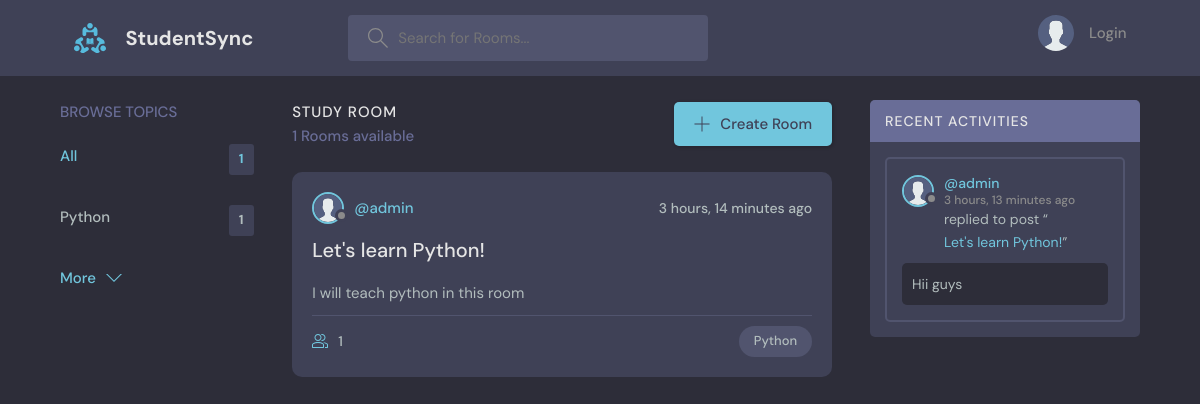
Before: / with the older database file.
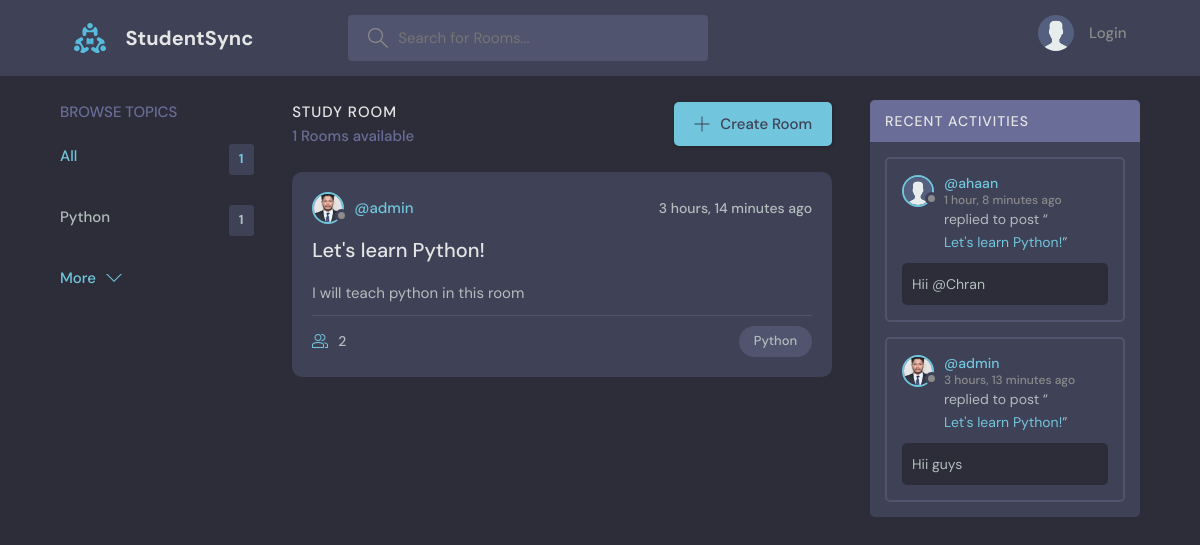
After: the same page with the newer database file.
### base/models.py (models this page shows, shortened)
class Topic(models.Model):
    name=models.CharField(max_length=200)

class Room(models.Model):
    host= models.ForeignKey(User,on_delete=models.SET_NULL,null=True)
    topic= models.ForeignKey(Topic,on_delete=models.SET_NULL,null=True)
    name=models.CharField(max_length=200)
    description=models.TextField(null=True,blank=True)
    participants=models.ManyToManyField(User,related_name='participants',blank=True)
    updated=models.DateTimeField(auto_now=True)
    created=models.DateTimeField(auto_now_add=True)
    class Meta:
        ordering=['-updated','-created']

class User(AbstractUser):
    name=models.CharField(max_length=200,null=True)
    email=models.EmailField(null=True,unique=True)
    bio=models.TextField(null=True)
    avatar=models.ImageField(null=True,default="avatar.svg")
    USERNAME_FIELD='email'
    REQUIRED_FIELDS=[]

class Message(models.Model):
    user=models.ForeignKey(User,on_delete=models.CASCADE)
    room=models.ForeignKey(Room,on_delete=models.CASCADE)
    body=models.TextField()
    updated=models.DateTimeField(auto_now=True)
    created=models.DateTimeField(auto_now_add=True)
    class Meta:
        ordering=['-updated','-created']

### base/views.py (the view)
# urls.py: path('',views.home,name="home"),
def home(request):
    q = request.GET.get('q') if request.GET.get('q') != None else ''
    rooms = Room.objects.filter(
        Q(topic__name__icontains=q) |
        Q(name__icontains=q) |
        Q(description__icontains=q)
    )
    topics = Topic.objects.all()[0:5]
    room_messages = Message.objects.filter(Q(room__name__icontains=q))
    context = {'rooms': rooms, 'topics': topics,
               'room_messages': room_messages}
    return render(request, 'base/home.html', context)

### base/templates/base/home.html (shortened to what this page needs)
{% extends 'main.html' %} {% block content %}
<main class="layout layout--3">
  <div class="container">
    <div>{% include 'base/topics_component.html' %}</div>
    <div class="roomList">
      <div class="roomList__header">
        <div>
          <h2>Study Room</h2>
          <p>{{rooms.count}} Rooms available</p>
        </div>
        <a class="btn btn--main" href="{% url 'create-room' %}">
          <svg
            version="1.1"
            xmlns="http://www.w3.org/2000/svg"
            width="32"
            height="32"
            viewBox="0 0 32 32"
          >
            <title>add</title>
            <path
              d="M16.943 0.943h-1.885v14.115h-14.115v1.885h14.115v14.115h1.885v-14.115h14.115v-1.885h-14.115v-14.115z"
            ></path>
          </svg>
          Create Room
        </a>
      </div>
      {% include 'base/feed_component.html' %}
    </div>
    {% include 'base/activity_component.html' %}
  </div>
</main>
{% endblock content %}

### base/templates/base/topics_component.html
<div class="topics">
  <div class="topics__header">
    <h2>Browse Topics</h2>
  </div>
  <ul class="topics__list">
    <li>
      <a href="{% url 'home' %}" class="active">All <span>{{topics.count}}</span></a>
    </li>
    {% for topic in topics %}
    <li>
      <a href="{% url 'home' %}?q={{topic.name}}">{{topic.name}} <span>{{topic.room_set.all.count}}</span></a>
    </li>
    {% endfor %}
  </ul>
  <a class="btn btn--link" href="{% url 'topics' %}">
    More
    <svg
      version="1.1"
      xmlns="http://www.w3.org/2000/svg"
      width="32"
      height="32"
      viewBox="0 0 32 32"
    >
      <title>chevron-down</title>
      <path d="M16 21l-13-13h-3l16 16 16-16h-3l-13 13z"></path>
    </svg>
  </a>
</div>

### base/templates/base/feed_component.html (shortened to what this page needs)
{% for room in rooms %}
<div class="roomListRoom">
  <div class="roomListRoom__header">
    <a href="{% url 'profile' room.host.id %}" class="roomListRoom__author">
      <div class="avatar avatar--small">
        <img src="{{room.host.avatar.url}}" alt="">
      </div>
      <span>@{{room.host.username}}</span>
    </a>
    <div class="roomListRoom__actions">
      <span>{{room.created|timesince}} ago</span>
    </div>
  </div>
  <div class="roomListRoom__content">
    <a href="{% url 'room' room.id %}">{{room.name}}</a>
    <p>
      {{room.description}}
    </p>
  </div>
  <div class="roomListRoom__meta">
    <a href="{% url 'room' room.id %}" class="roomListRoom__joined">
      {{room.participants.all.count}}
    </a>
    <p class="roomListRoom__topic">{{room.topic.name}}</p>
  </div>
</div>
{% endfor %}

### base/templates/base/activity_component.html (shortened to what this page needs)
<div class="activities">
  <div class="activities__header">
    <h2>Recent Activities</h2>
  </div>
  {% for message in room_messages %}
  <div class="activities__box">
    <div class="activities__boxHeader roomListRoom__header">
      <a href="{% url 'profile' message.user.id %}" class="roomListRoom__author">
        <div class="avatar avatar--small">
          <img src="{{message.user.avatar.url}}" />
        </div>
        <p>
          @{{message.user.username}}
          <span> {{message.created|timesince}} ago</span>
        </p>
      </a>
    </div>
    <div class="activities__boxContent">
      <p>
        replied to post “<a href="{% url 'room' message.room.id %}">{{message.room.name}}</a
        >”
      </p>
      <div class="activities__boxRoomContent">
        {{message.body}}
      </div>
    </div>
  </div>
  {% endfor %}
</div>

Changed rows visible on the page:
changed through a linked row, Room "Let's learn Python!": host.avatar: picture added in place of a placeholder; participants.all.count "1" → "2"
added Message: user.avatar (placeholder picture), user.username "ahaan", created "1 hour, 8 minutes", room.name "Let's learn Python!", body "Hii @Chran"
changed through a linked row, Message "Hii guys": user.avatar: picture added in place of a placeholder
